Frame 1 (no input): blank canvas, image omitted
Frame 60 (the mouse pressed at the canvas centre just before this capture): blank canvas, image omitted
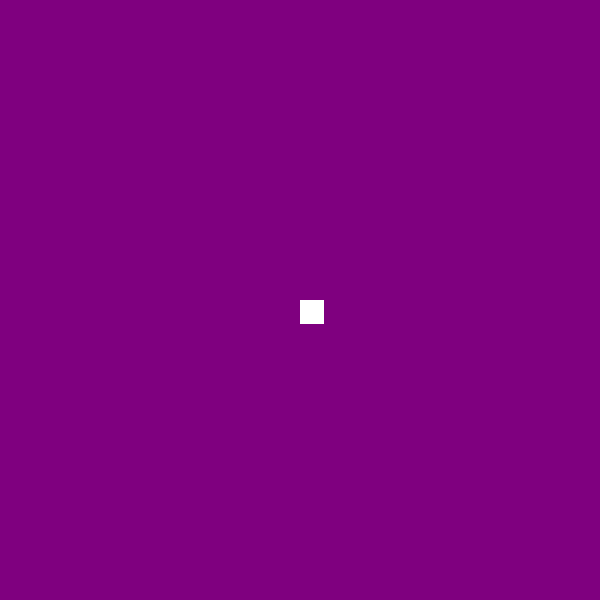
Frame 120 (the mouse held since frame 60 and released just before this capture)

The Processing sketch whose frames 1 and 60 were blank and that drew this single picture after the mouse press (run headless with seeded random() and noise(); from frame 60 on, the mouse is pressed at the canvas centre):

// Processing sketch: HW3
// ── HW3.pde
float x1, y1;
float x2, y2;
float r, b;
int brushSize;

void setup(){
  size(600, 600);
  noStroke();
  brushSize = 24;
}

void draw(){
  r = map(mouseX, 0, width, 0, 255);
  b = map(mouseY, 0, height, 0, 255);
  background(r, 0, b);
  
  fill(255, 60);
  x1 = map(mouseX, 0, width, 0, 300);
  y1 = map(mouseY, 0, height, 100, 400);

    if(mousePressed){
    fill(255);
    noStroke();
    rect(mouseX, mouseY, brushSize, brushSize);
    }

  if(mouseX<width/2){
  x2 = mouseX;
  y2 = mouseY;
  }else{
    x2 = mouseX;
    y2 = mouseY;  
  }
}
    
void keyPressed(){
  if(key == CODED){
    if(keyCode == UP && brushSize <= 500){
    brushSize += 10;
    }else if(keyCode == DOWN && brushSize > 10){
      brushSize -= 10;
    }
  }
}
